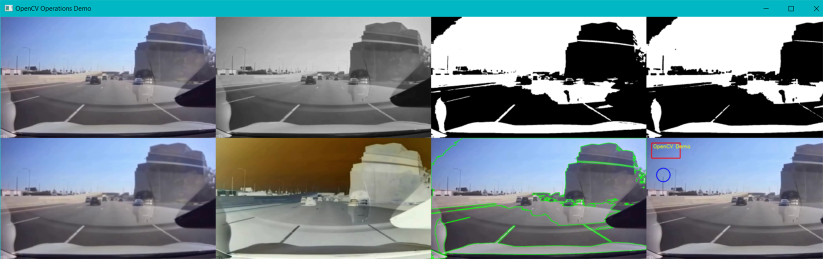
#> input picture image.png, 1646 x 518 px, given in place of Autopilot.mp4, which was not available (shown at 1/2 size)
$ python 'Можливості бібліотеки OpenCV для виконання операцій.py'
#> lines starting #> are read from the running program, lines starting #| are printed output that depends on the picture; after the words box and inside, x2 and y2 are one past the last pixel; in counts of white or black regions, pixels touching at a corner belong together; pictures that were not available may be replaced by others from this repository, and a replacement may not be noted
import cv2           # Імпортуємо бібліотеку OpenCV для роботи з комп’ютерним зором
import numpy as np    # Імпортуємо NumPy для обробки масивів і матричних операцій
import os            # Імпортуємо os для роботи з файловою системою

class OpenCVOperationsDemo:    # Клас для демонстрації різних операцій OpenCV над відео
    def __init__(self, video_path="Autopilot.mp4", out_dir="opencv_ops_results", show=True, save_frames=False, max_frames=60, thumb_width=270):
        self.video_path = video_path       # Шлях до відеофайлу
        self.out_dir = out_dir             # Папка для збереження результатів
        self.show = show                   # Чи показувати результати на екрані
        self.save_frames = save_frames     # Чи зберігати результати у файли
        self.max_frames = max_frames       # Максимальна кількість кадрів для обробки
        self.thumb_width = thumb_width     # Ширина міні-зображень для мозаїки

        if self.save_frames:
            os.makedirs(self.out_dir, exist_ok=True)   # Створюємо папку, якщо треба зберігати результати

    def process(self):
        print(f"Пробую відкрити відео: {self.video_path}")
        cap = cv2.VideoCapture(self.video_path)        # Відкриваємо відеофайл
        if not cap.isOpened():                         # Якщо не вдалося відкрити файл
            print(f"[ОШИБКА] Не вдалося відкрити відеофайл: {self.video_path}")
            return

        frame_count = 0                                # Лічильник кадрів
        while True:
            ret, frame = cap.read()                    # Зчитуємо наступний кадр
#> frame is the input picture: shape (518, 1646, 3); mean B, G, R 140.1, 133, 117.5
            if not ret or frame_count >= self.max_frames:   # Кінець відео або досягнуто ліміт
                print(f"Завершення: ret={ret}, кадрів={frame_count}")
                break

            results = self.apply_operations(frame)      # Застосовуємо всі OpenCV-операції

            if self.show:
                self.display_results(results)           # Показуємо результати на екрані

            if self.save_frames:
                self.save_results(results, frame_count) # Зберігаємо результати у файли

            if cv2.waitKey(20) & 0xFF == ord('q'):      # Вихід при натисканні 'q'
                print("Вихід за запитом користувача (q)")
                break

            frame_count += 1                            # Збільшуємо лічильник

        cap.release()                                   # Звільняємо ресурси відео
        cv2.destroyAllWindows()                         # Закриваємо всі вікна
        print(f"Оброблено кадрів: {frame_count}")

    def apply_operations(self, frame):
        # 1. Переводимо кадр у відтінки сірого
        gray = cv2.cvtColor(frame, cv2.COLOR_BGR2GRAY)

        # 2. Бінаризація (порогове перетворення)
        _, binary = cv2.threshold(gray, 128, 255, cv2.THRESH_BINARY)
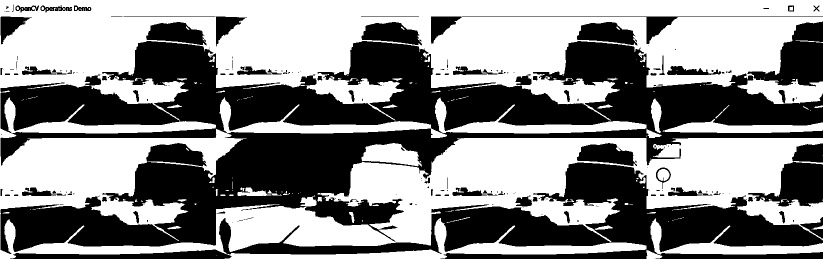
#> binary: shape (518, 1646) (shown at 1/2 size); 54% white; 211 black regions (122 under 20 px), largest, box (x1, y1, x2, y2) and area: (1, 82, 1646, 508) 257559, (438, 325, 1646, 518) 76002, (1495, 43, 1646, 173) 10091

        # 3. Морфологічні операції: ерозія (звуження) та дилатація (розширення)
        kernel = np.ones((5,5), np.uint8)          # Створюємо ядро (матриця 5х5 з одиниць)
        eroded = cv2.erode(binary, kernel, iterations=1)    # Ерозія (стиснення білих областей)
#> eroded: shape (518, 1646); 45.4% white; 66 white regions (27 under 20 px), largest, box (x1, y1, x2, y2) and area: (0, 0, 1646, 174) 179056, (669, 278, 1646, 489) 79262, (0, 261, 479, 416) 34943
        dilated = cv2.dilate(binary, kernel, iterations=1)  # Дилатація (розширення білих областей)
#> dilated: shape (518, 1646); 62.4% white; 108 black regions (53 under 20 px)

        # 4. Розмиття зображення (Гаусовий Blur)
        blurred = cv2.GaussianBlur(frame, (11, 11), 0)

        # 5. Інверсія (негатив кадру)
        inverted = cv2.bitwise_not(frame)
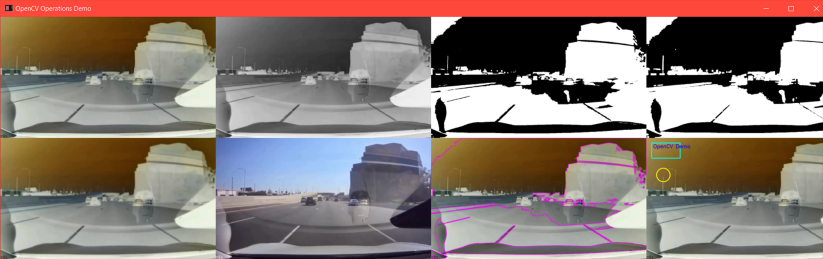
#> inverted: shape (518, 1646, 3) (shown at 1/2 size); mean B, G, R 114.9, 122, 137.5

        # 6. Виділення контурів (малюємо контури на копії кадру)
        contours, _ = cv2.findContours(binary, cv2.RETR_EXTERNAL, cv2.CHAIN_APPROX_SIMPLE)
#> contours = 152 contours, 118 with area under 20; largest, box (x1, y1, x2, y2) and area: (0, 0, 1646, 518) 454232, (870, 195, 1293, 267) 7312, (1301, 436, 1646, 509) 6122, (1325, 238, 1646, 266) 4564, (723, 286, 844, 333) 3513
        contoured = frame.copy()
        cv2.drawContours(contoured, contours, -1, (0, 255, 0), 2)
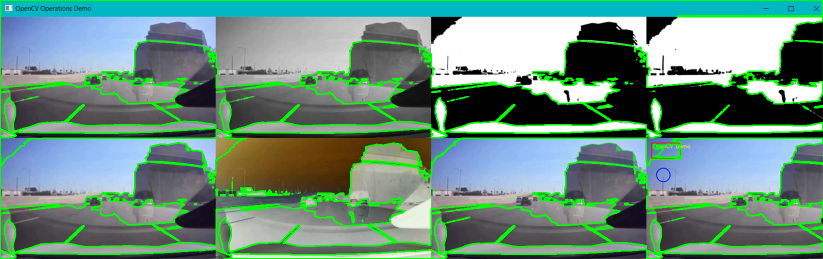
#> contoured: shape (518, 1646, 3) (shown at 1/2 size); 9.8% of pixels changed, all inside (x1, y1, x2, y2) = (0, 0, 1646, 518)

        # 7. Анотація — малюємо фігури та текст
        annotated = frame.copy()
        cv2.rectangle(annotated, (30, 30), (200, 120), (0, 0, 255), 3)                 # Прямокутник
        cv2.circle(annotated, (100, 220), 40, (255, 0, 0), 3)                          # Коло
        cv2.putText(annotated, "OpenCV Demo", (40, 60), cv2.FONT_HERSHEY_SIMPLEX, 1, (0,255,255), 2) # Текст
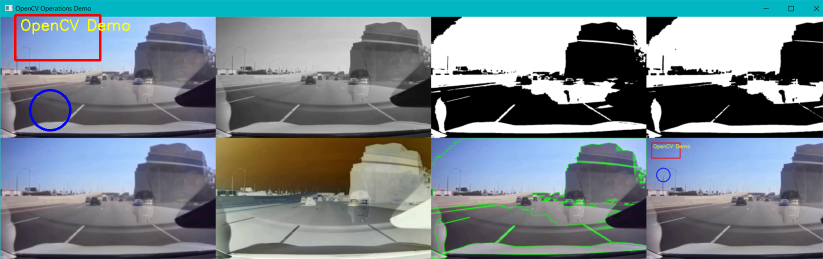
#> annotated: shape (518, 1646, 3) (shown at 1/2 size); mean B, G, R 139.2, 132.5, 118.1

        # Функція для переведення зображення у 3-канальний формат (якщо потрібно)
        def to3(img):
            return cv2.cvtColor(img, cv2.COLOR_GRAY2BGR) if len(img.shape) == 2 else img

        # Повертаємо результати у словнику
        return {
            "original": frame,
            "gray": to3(gray),
            "binary": to3(binary),
            "eroded": to3(eroded),
            "dilated": to3(dilated),
            "blurred": blurred,
            "inverted": inverted,
            "contours": contoured,
            "annotated": annotated
        }
#> in to3 (call 4), `return cv2.cvtColor(img, cv2.COLOR_GRAY2BGR) if len(img.shape) == 2 el..`: returned value: shape (518, 1646, 3); 62.4% white; 108 black regions (53 under 20 px), largest, box (x1, y1, x2, y2) and area: (238, 259, 1291, 489) 59018, (1103, 84, 1646, 262) 36937, (238, 84, 785, 260) 34562
#> in process, `results = self.apply_operations(frame)`: results = 9 items

    def display_results(self, results):
        titles = ["original", "gray", "binary", "eroded", "dilated", "blurred", "inverted", "contours", "annotated"]  # Які картинки показуємо
        thumbs = [self.resize_to_width(results[k], self.thumb_width) for k in titles if k in results]                 # Масштабуємо до однакової ширини
#> in resize_to_width (call 8), `return cv2.resize(img, new_dim, interpolation=cv2.INTER_AREA)`:
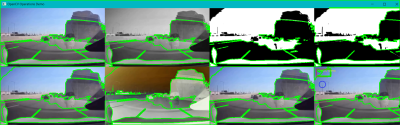
#> returned value: shape (125, 400, 3); mean of channels 0, 1, 2 126.1, 143.5, 105.1; drawn as B, G, R
#> thumbs = 9 items
        # Мозаїка: перший ряд — 5 зображень, другий — 4
        row1 = self.safe_hconcat(thumbs[:5])
#> in safe_hconcat, `max_height = max(img.shape[0] for img in img_list)`: max_height = 125
#> the loop in safe_hconcat, `for img in img_list:` made 5 passes
#> after the loop in safe_hconcat, `for img in img_list:`: safe_imgs = 5 items
#> in safe_hconcat, `return cv2.hconcat(safe_imgs)        # Об'єднуємо горизонтально`:
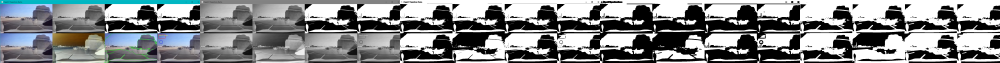
#> returned value: shape (125, 2000, 3) (shown at 1/2 size); mean of channels 0, 1, 2 136.4, 135, 131.9; drawn as B, G, R
        row2 = self.safe_hconcat(thumbs[5:])
#> the loop in safe_hconcat (call 2), `for img in img_list:` made 4 passes
        # Вирівнюємо по ширині (додаємо чорний бордер якщо треба)
        if row1.shape[1] > row2.shape[1]:
            diff = row1.shape[1] - row2.shape[1]
#> diff = 400
            row2 = cv2.copyMakeBorder(row2, 0, 0, 0, diff, cv2.BORDER_CONSTANT, value=(0,0,0))
        elif row2.shape[1] > row1.shape[1]:
            diff = row2.shape[1] - row1.shape[1]
            row1 = cv2.copyMakeBorder(row1, 0, 0, 0, diff, cv2.BORDER_CONSTANT, value=(0,0,0))
        # Вирівнюємо по висоті
        if row1.shape[0] != row2.shape[0]:
            maxh = max(row1.shape[0], row2.shape[0])
            if row1.shape[0] < maxh:
                row1 = cv2.copyMakeBorder(row1, 0, maxh-row1.shape[0], 0, 0, cv2.BORDER_CONSTANT, value=(0,0,0))
            if row2.shape[0] < maxh:
                row2 = cv2.copyMakeBorder(row2, 0, maxh-row2.shape[0], 0, 0, cv2.BORDER_CONSTANT, value=(0,0,0))
        mosaic = cv2.vconcat([row1, row2])  # Вертикально склеюємо два рядки
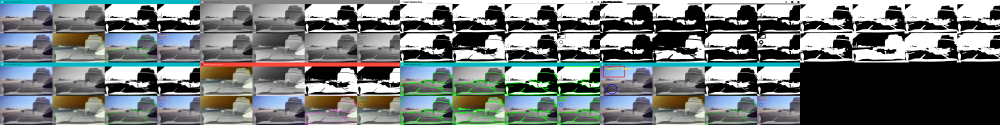
#> mosaic: shape (250, 2000, 3) (shown at 1/2 size); mean of channels 0, 1, 2 120.2, 120.6, 113.8; drawn as B, G, R
        cv2.imshow('OpenCV Operations Demo', mosaic)   # Показуємо у вікні

    @staticmethod
    def resize_to_width(img, width):
        h, w = img.shape[:2]                  # Визначаємо розміри
        ratio = width / w                     # Розрахунок коефіцієнта масштабування
        new_dim = (width, int(h * ratio))     # Нові розміри (ширина, висота)
        return cv2.resize(img, new_dim, interpolation=cv2.INTER_AREA)  # Масштабуємо зображення

    @staticmethod
    def safe_hconcat(img_list):
        """Горизонтальна конкатенація з вирівнюванням по висоті."""
        if not img_list:
            return None
        max_height = max(img.shape[0] for img in img_list)   # Шукаємо максимальну висоту
        safe_imgs = []
        for img in img_list:
            if img.shape[0] < max_height:    # Додаємо чорний бордер знизу, якщо зображення нижче
                diff = max_height - img.shape[0]
                img = cv2.copyMakeBorder(img, 0, diff, 0, 0, cv2.BORDER_CONSTANT, value=(0,0,0))
            safe_imgs.append(img)
        return cv2.hconcat(safe_imgs)        # Об'єднуємо горизонтально

    def save_results(self, results, frame_idx):
        for name, img in results.items():                             # Зберігаємо всі зображення з цього кадру
            filename = os.path.join(self.out_dir, f"{name}_{frame_idx:04d}.jpg")
            cv2.imwrite(filename, img)                                # Записуємо у файл

if __name__ == '__main__':    # Головна точка входу у програму
    print("==== Старт демонстрації OpenCV-операцій ====")
    demo = OpenCVOperationsDemo(
        video_path="Autopilot.mp4",       # Шлях до відеофайлу
        out_dir="opencv_ops_results",     # Папка для збереження результатів
        show=True,                       # Показувати результат на екрані
        save_frames=False,               # Не зберігати файли
        max_frames=60,                   # Максимум 60 кадрів
        thumb_width=400                  # Ширина мініатюри для мозаїки
    )
    demo.process()                       # Запускаємо обробку
#> (key q is pressed here)
    print("==== Кінець програми ====")
